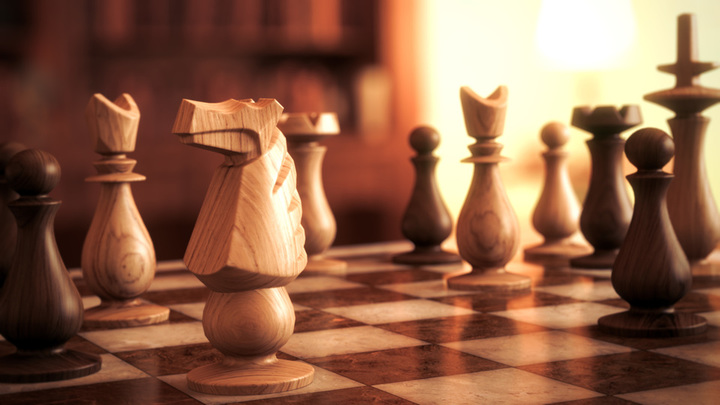
#> input picture template_matching/single_template/small_chess.jpg, 720 x 405 px
$ python match_template.py
#> lines starting #> are read from the running program, lines starting #| are printed output that depends on the picture; after the words box and inside, x2 and y2 are one past the last pixel; in counts of white or black regions, pixels touching at a corner belong together
import cv2
import numpy as np
import matplotlib.pyplot as plt

img = cv2.imread('small_chess.jpg')
#> img is the input picture: shape (405, 720, 3); mean B, G, R 71.6, 95.6, 139.7
template = cv2.imread('chessy_template.jpg')
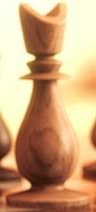
#> input picture template_matching/single_template/chessy_template.jpg, 96 x 212 px
#> template is the input picture: shape (212, 96, 3); mean B, G, R 123.8, 163.6, 203.7

c,w,h = template.shape[::-1]
#> c = 3; w = 96; h = 212

res = cv2.matchTemplate(img,template,cv2.TM_SQDIFF) # TM_SQDIFF --> best method
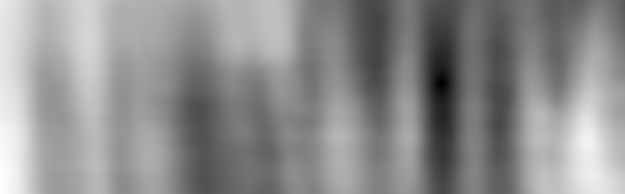
#> res: shape (194, 625) float32; min 1272997, max 1.37e+09, mean 765909632; drawn with min black and max white
min_val,max_val,min_loc,max_loc = cv2.minMaxLoc(res) # unpack and find the location
#> min_val = 1272997; max_val = 1.37e+09; min_loc = (441, 83); max_loc = (0, 172)

top_left = min_loc
#> top_left = (441, 83)
bottom_right = (top_left[0] + w,top_left[1] + h)
#> bottom_right = (537, 295)

cv2.rectangle(img,top_left,bottom_right,55,2) # draw a rectangle having color 55 and with thickness 2
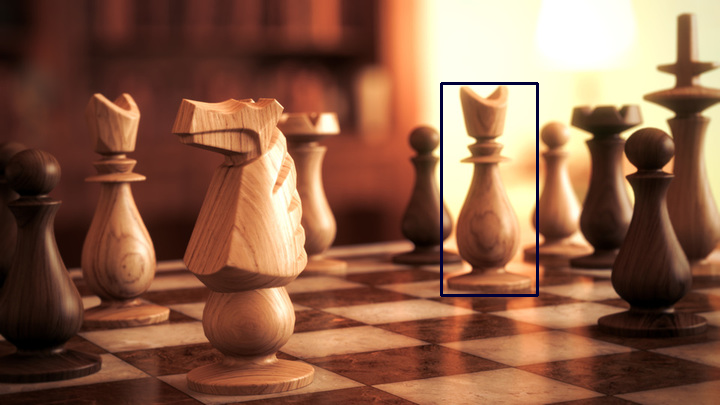
#> img: shape (405, 720, 3); 0.63% of pixels changed, all inside (x1, y1, x2, y2) = (440, 82, 539, 297)

cv2.imshow('chess',img)
cv2.imwrite('camel_matched.jpg',img)

cv2.waitKey(0)
cv2.destroyAllWindows()
